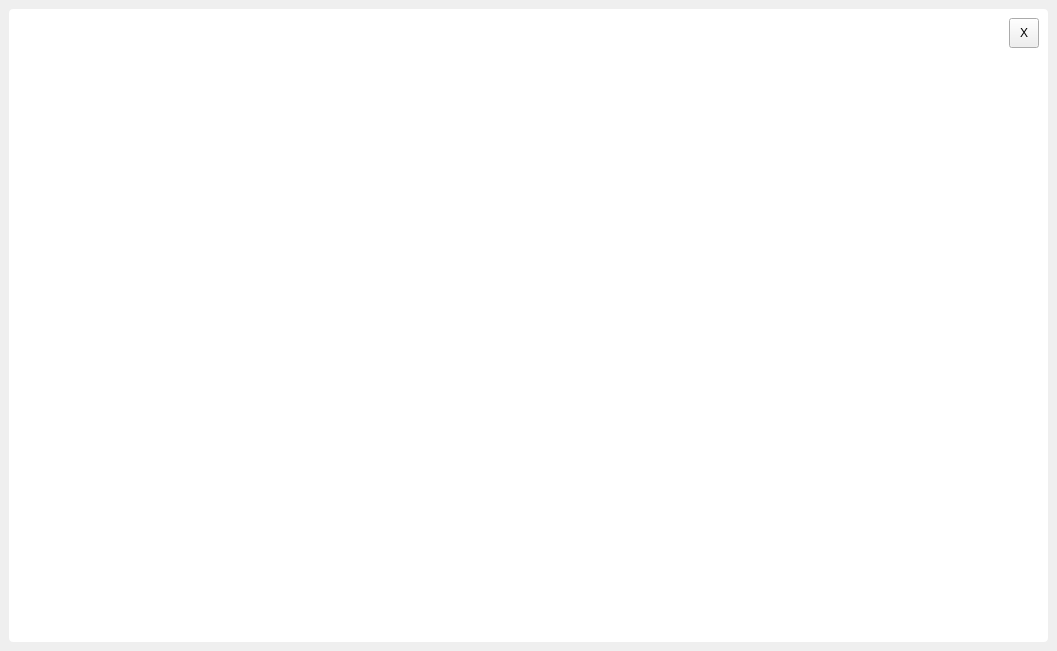
<?xml version="1.0" encoding="UTF-8"?>
<ui version="4.0">
 <class>MainWindow</class>
 <widget class="QMainWindow" name="MainWindow">
  <property name="geometry">
   <rect>
    <x>0</x>
    <y>0</y>
    <width>1057</width>
    <height>651</height>
   </rect>
  </property>
  <property name="windowTitle">
   <string>MainWindow</string>
  </property>
  <property name="styleSheet">
   <string notr="true">#widget{
	background-color: #fff;
	border-radius:4
}
</string>
  </property>
  <widget class="QWidget" name="centralwidget">
   <layout class="QGridLayout" name="gridLayout">
    <item row="0" column="0">
     <widget class="QWidget" name="widget" native="true">
      <layout class="QVBoxLayout" name="verticalLayout">
       <item>
        <widget class="QWidget" name="widget_3" native="true">
         <property name="maximumSize">
          <size>
           <width>16777215</width>
           <height>30</height>
          </size>
         </property>
         <layout class="QHBoxLayout" name="horizontalLayout">
          <property name="spacing">
           <number>0</number>
          </property>
          <property name="leftMargin">
           <number>0</number>
          </property>
          <property name="topMargin">
           <number>0</number>
          </property>
          <property name="rightMargin">
           <number>0</number>
          </property>
          <property name="bottomMargin">
           <number>0</number>
          </property>
          <item>
           <spacer name="horizontalSpacer">
            <property name="orientation">
             <enum>Qt::Orientation::Horizontal</enum>
            </property>
            <property name="sizeHint" stdset="0">
             <size>
              <width>40</width>
              <height>20</height>
             </size>
            </property>
           </spacer>
          </item>
          <item>
           <widget class="QToolButton" name="toolButton">
            <property name="minimumSize">
             <size>
              <width>30</width>
              <height>30</height>
             </size>
            </property>
            <property name="maximumSize">
             <size>
              <width>30</width>
              <height>30</height>
             </size>
            </property>
            <property name="text">
             <string>X</string>
            </property>
           </widget>
          </item>
         </layout>
        </widget>
       </item>
       <item>
        <widget class="QWidget" name="widget_2" native="true">
         <layout class="QHBoxLayout" name="horizontalLayout_2">
          <item>
           <widget class="QWidget" name="widget_4" native="true">
            <layout class="QVBoxLayout" name="verticalLayout_2">
             <item>
              <widget class="QWidget" name="widget_6" native="true"/>
             </item>
            </layout>
           </widget>
          </item>
          <item>
           <widget class="QWidget" name="widget_5" native="true"/>
          </item>
         </layout>
        </widget>
       </item>
      </layout>
     </widget>
    </item>
   </layout>
  </widget>
 </widget>
 <resources/>
 <connections/>
</ui>
